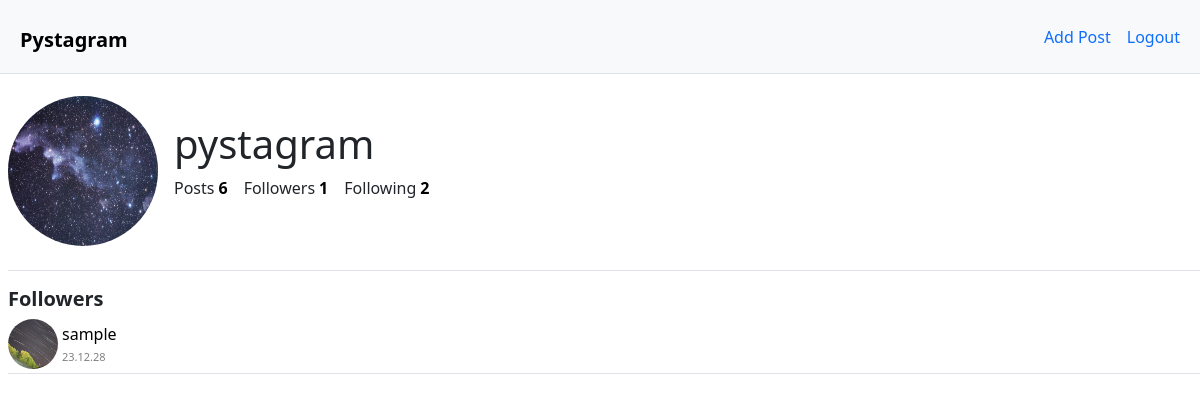
/users/1/followers/, run on an earlier commit of the app's database.
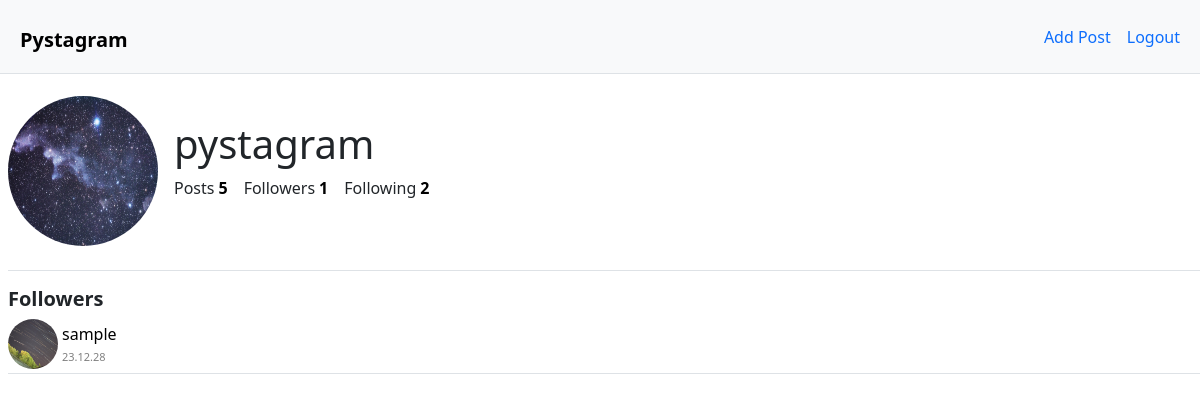
And on a later commit of the database.
### users/models.py (models this page shows, shortened)
class User(AbstractUser):
    profile_image = models.ImageField(
        "프로필 이미지", upload_to="users/profile", blank=True)
    short_description = models.TextField('소개글', blank=True)
    like_posts = models.ManyToManyField(
        "posts.Post",
        verbose_name="좋아요 누른 Post 목록",
        related_name="like_users",
        blank=True,
    )
    following = models.ManyToManyField(
        "self",
        verbose_name="팔로우 중인 사람들",
        related_name="followers",
        symmetrical=False,
        through="users.Relationship"
    )

### users/views.py (the view)
# urls.py: path("<int:user_id>/followers/", followers, name="followers"),
def followers(request,user_id):
    user = get_object_or_404(User,id=user_id)
    relationships = user.follower_relationships.all()
    context = {
        "user": user,
        "relationships": relationships,
    }
    return render(request,"users/followers.html",context)

### templates/users/followers.html
{% extends "base_profile.html" %}
{% block bottom_data %}
<div class="relationships">
  <h5 class="fw-semibold">Followers</h5>
  {% for relationship in relationships %}
  <div class="relationship mb-1 border-1 pb-1 border-bottom border-bg-secondary d-flex">
    <a href="{% url 'users:profile' user_id=relationship.from_user.id %}">
      {% if relationship.from_user.profile_image %}
      <img src="{{ relationship.from_user.profile_image.url }}" alt="" class="rounded-circle"
        style="height: 50px; width: 50px" />
      {% endif %}
      <div class="row ps-1 relationship-info">
        <a class="fw-medium text-black" href="{% url 'users:profile' user_id=relationship.from_user.id %}"
          style="text-decoration: none">
          {{ relationship.from_user.username }}
        </a>
        <a class="fw-medium text-black-50" href="{% url 'users:profile' user_id=relationship.from_user.id %}"
          style="text-decoration: none; font-size: 11px">
          {{ relationship.created|date:"y.m.d" }}
        </a>
      </div>
    </a>
  </div>
  {% endfor %}
</div>
{% endblock %}

### templates/base_profile.html (shortened to what this page needs)
{% extends "base_nav.html" %} {% block content %}
<div class="ms-2" id="profile">
  <div class="info d-flex mt-5 mb-3 pt-5 pb-4 border-1 border-bottom border-bg-secondary">
    {% if user.profile_image %}
    <img
      src="{{user.profile_image.url}}"
      class="rounded-circle"
      alt=""
      style="height: 150px; width: 150px" />
    {% endif %}
    <div class="info-texts mt-4 ms-3">
      <h1 class="fw-normal">{{user.username}}</h1>
      <div class="counts">
        <dl class="d-flex">
          <dt class="me-1 fw-light">Posts</dt>
          <dd class="me-3">
            <a
              href="{% url 'users:profile' user_id=user.id %}"
              class="fw-bold text-black"
              style="text-decoration: none">
              {{user.post_set.count}}</a
            >
          </dd>
          <dt class="me-1 fw-light">Followers</dt>
          <dd class="me-3">
            <a
              href="{% url 'users:followers' user_id=user.id %}"
              class="fw-bold text-black"
              style="text-decoration: none">
              {{user.followers.count}}</a
            >
          </dd>
          <dt class="me-1 fw-light">Following</dt>
          <dd>
            <a
              href="{% url 'users:following' user_id=user.id %}"
              class="fw-bold text-black"
              style="text-decoration: none">
              {{user.following.count}}</a
            >
          </dd>
        </dl>
      </div>
    </div>
  </div>
  {% block bottom_data %}{% endblock %}
</div>
{% endblock %}

What changed in the data, as far as the page shows it:
changed User "pystagram": post_set.count "6" → "5"
